Frame 1 (no input): blank canvas, image omitted
Frame 60 (no input): blank canvas, image omitted
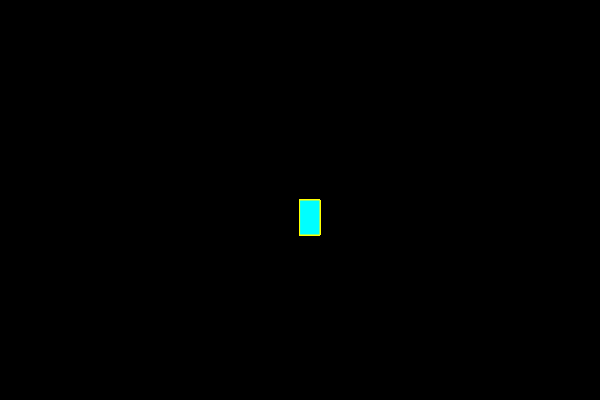
Frame 120 (the mouse pressed at the canvas centre since frame 60)

The p5.js sketch whose frames 1 and 60 were blank and that drew this single picture after the mouse press (run headless with seeded random() and noise() and a simulated clock; from frame 60 on, the mouse is pressed at the canvas centre):

// p5.js sketch
// ── sketch.js
function setup() {
    createCanvas(600, 400);
    background("black")
  }
  
  function draw() {
    stroke("yellow");
    fill("cyan");
    
    
    if (mouseIsPressed) {
      rect(mouseX, mouseY, 20, 35);
    }
  }
  
  
